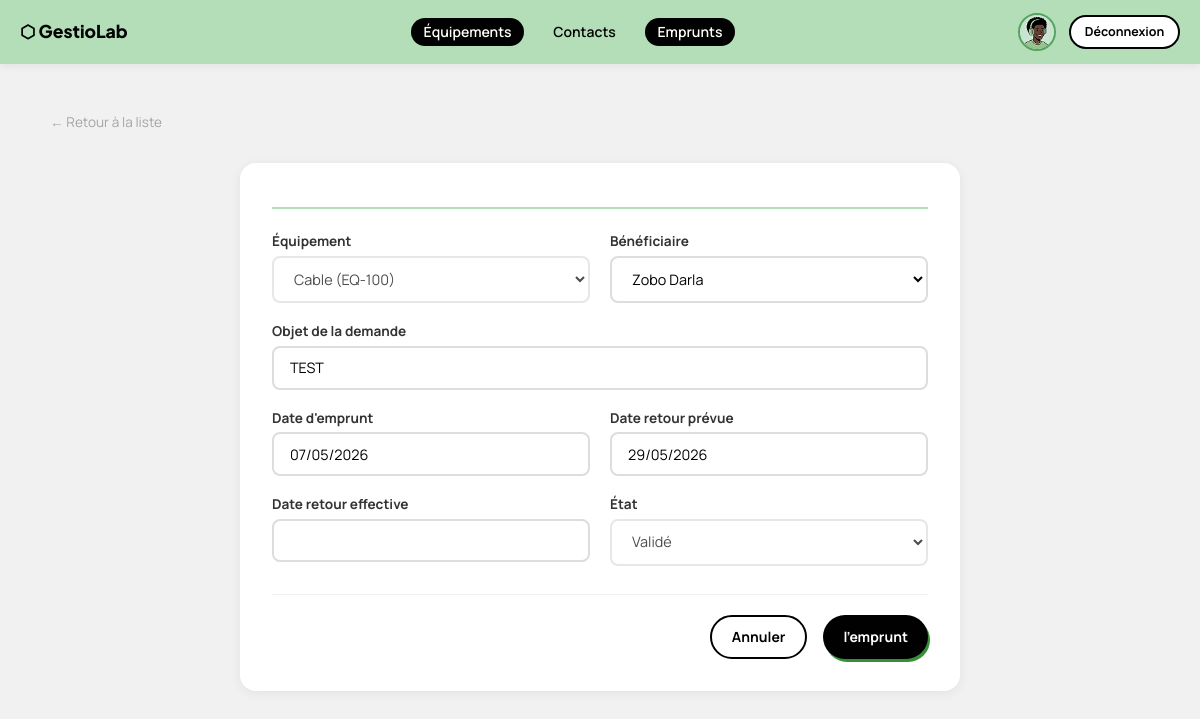
The page /emprunt/1/modifier/ (signed in) on the database its author committed.
### gestion_equipements/emprunt/models.py (models this page shows, shortened)
class Emprunt(models.Model):
    EMPRUNT_STATE = [
        ("EN_COURS", "En cours"),
        ("PLANIFIE", "Planifié"),
        ("VALIDE", "Validé"),
        ("RETOURNE", "Retourné"),
        ("EXPIRE", "Expiré"),
        ("ANNULE", "Annulé"),
        ("REFUSE", "Refusé"),
    ]
    equipement = models.ForeignKey(
        'equipements.Equipement',
        on_delete=models.CASCADE,
        related_name="emprunts"
    )
    beneficiaire = models.ForeignKey(Contact, on_delete=models.CASCADE)
    object_dmd = models.CharField(max_length=50)
    date_empr = models.DateField()  # auto_now_add=True)
    date_retour_prevu = models.DateField()
    date_retour_effect = models.DateField(null=True, blank=True)
    message_admin = models.TextField(blank=True, null=True)
    etat = models.CharField(
        max_length=20,
        choices=EMPRUNT_STATE,
        default="EN_COURS"
    )

### gestion_equipements/emprunt/views.py (the view)
# urls.py: path('<int:pk>/modifier/', views.modifier_emprunt, name='modifier_emprunt'),
@login_required
def modifier_emprunt(request, pk):
    emprunt = get_object_or_404(Emprunt, pk=pk)
    form = EmpruntModificationForm(request.POST or None,instance=emprunt)
    if form.is_valid():
        form.save()
        return redirect('liste_emprunts')
    return render(request, 'emprunt/form.html', {'form': form})

### gestion_equipements/emprunt/forms.py
class EmpruntModificationForm(forms.ModelForm):
    class Meta:
        model = Emprunt
        fields = [
            'beneficiaire',
            'date_empr',
            'date_retour_prevu',
            'date_retour_effect',
            'etat',
            'equipement',
            'object_dmd'
        ]
    def __init__(self, *args, **kwargs):
        super().__init__(*args, **kwargs)
        self.fields['equipement'].disabled = True
        self.fields['object_dmd'].disabled = True
        self.fields['date_retour_prevu'].disabled = True
        self.fields['date_retour_effect'].disabled = True
        self.fields['etat'].disabled = True

### gestion_equipements/contacts/models.py (called while the page is built)
    def __str__(self):
        return f"{self.prenom} {self.nom}"

### gestion_equipements/equipements/models.py (called while the page is built)
    def __str__(self):
        return f"{self.nom} ({self.reference})"

### gestion_equipements/emprunt/templates/emprunt/form.html (shortened to what this page needs)
{% load static %}
<!DOCTYPE html>
<html lang="fr">
<head>
  <link rel="stylesheet" href="{% static 'css/reset.css' %}">
  <link rel="stylesheet" href="{% static 'css/modules.css' %}">
</head>
<body>
<header class="header">
  <a href="#" class="header-brand">⬡ GestioLab</a>
  <nav class="header-nav">
    <a href="{% url 'liste_equipements' %}" class="active">Équipements</a>
    <a href="{% url 'liste_contacts' %}">Contacts</a>
    <a href="#" class="active">Emprunts</a>
  </nav>
  <div class="header-right">
    <img src="{% static 'assets/img/profil-picture.png' %}" alt="profil">
    <a href="{% url 'logout' %}" class="btn btn-outline btn-sm">Déconnexion</a>
  </div>
</header>
<div class="page-wrapper">
  <div class="page-title-bar">
    <div>
      <a href="{% url 'liste_emprunts' %}" style="font-size:.85rem;color:var(--c5);text-decoration:none;">← Retour à la liste</a>
    </div>
  </div>
  <div class="form-card">
    <h2>{{ titre }}</h2>
    <form method="POST" enctype="multipart/form-data">
      <div class="form-grid">
        <div class="form-group">
        <label for="{{ form.equipement.id_for_label }}">Équipement </label>
        {{ form.equipement }}
      </div>
        <div class="form-group">
          <label for="{{ form.beneficiaire.id_for_label }}">Bénéficiaire </label>
          {{ form.beneficiaire }}
        </div>
  <div class="form-group span-2">
  <label for="{{ form.object_dmd.id_for_label }}">
    Objet de la demande
  </label>
  {{ form.object_dmd }}
</div>
<div class="form-group">
  <label for="{{ form.date_empr.id_for_label }}">
    Date d'emprunt
  </label>
  {{ form.date_empr }}
</div>
<div class="form-group">
  <label for="{{ form.date_retour_prevu.id_for_label }}">
    Date retour prévue
  </label>
  {{ form.date_retour_prevu }}
</div>
<div class="form-group">
  <label for="{{ form.date_retour_effect.id_for_label }}">
    Date retour effective
  </label>
  {{ form.date_retour_effect }}
</div>
        <div class="form-group">
          <label for="{{ form.etat.id_for_label }}">État</label>
          {{ form.etat }}
        </div>
      </div>
      <div class="form-actions">
        <a href="{% url 'liste_emprunts' %}" class="btn btn-outline">
          Annuler
        </a>
        <button type="submit" class="btn btn-primary">{{ action }} l'emprunt</button>
      </div>
    </form>
  </div>
</div>
</body>
</html>

### gestion_equipements/gestion_utilisateurs/static/css/modules.css (style rules this page uses)
*, *::before, *::after { box-sizing: border-box; margin: 0; padding: 0; }
:root { --c1: #010101; --c2: #56A361; --c2d: #3d7a48; --c2l: #B3DEB7; --c3: #FFFFFF; --c4: #DFEDD9; --c5: #A5A5A5; --c6: #F7BBBA; --c7: #601C1D; --c8: #F1F1F1; --c9: #369038; --shadow: 4px 5px 0px 0px #369038; --shadow-sm: 2px 3px 0px 0px #369038; --radius: 16px; --radius-sm: 8px; --ff: 'Plus Jakarta Sans', sans-serif; --ff2: 'Manrope', sans-serif; }
body { font-family: var(--ff2); background-color: var(--c8); color: var(--c1); min-height: 100vh; }
.header { width: 100%; height: 4rem; background-color: var(--c2l); padding-inline: 1.25rem; display: flex; align-items: center; justify-content: space-between; position: sticky; top: 0; z-index: 100; box-shadow: 0 2px 8px #0001; }
.header-brand { font-family: var(--ff); font-weight: 800; font-size: 1.1rem; color: var(--c1); text-decoration: none; }
.header-nav { display: flex; align-items: center; gap: 1rem; }
.header-nav a { font-family: var(--ff2); font-size: .875rem; font-weight: 600; color: var(--c1); text-decoration: none; padding: .35rem .8rem; border-radius: 100px; transition: background .2s; }
.header-nav a:hover, .header-nav a.active { background: var(--c1); color: var(--c3); }
.header-right { display: flex; align-items: center; gap: .8rem; }
.header-right img { width: 38px; height: 38px; border-radius: 50%; border: 2px solid var(--c2); }
.page-wrapper { max-width: 1140px; margin-inline: auto; padding: 2rem 1.25rem 3rem; }
.page-title-bar { display: flex; flex-wrap: wrap; align-items: center; justify-content: space-between; gap: 1rem; margin-bottom: 1.75rem; }
.btn { display: inline-flex; align-items: center; gap: .4rem; font-family: var(--ff2); font-size: .875rem; font-weight: 700; height: 2.75rem; padding: 0 1.25rem; border-radius: 100px; border: none; cursor: pointer; text-decoration: none; transition: box-shadow .15s, transform .1s; white-space: nowrap; }
.btn-primary { background: var(--c1); color: var(--c3); box-shadow: var(--shadow-sm); }
.btn-outline { background: var(--c3); color: var(--c1); border: 2px solid var(--c1); }
.btn-sm { height: 2.1rem; padding: 0 .85rem; font-size: .78rem; }
.form-card { background: var(--c3); border-radius: var(--radius); padding: 2rem; box-shadow: 0 2px 12px #0001; max-width: 720px; margin-inline: auto; }
.form-card h2 { font-family: var(--ff); font-size: 1.4rem; font-weight: 800; margin-bottom: 1.5rem; padding-bottom: .75rem; border-bottom: 2px solid var(--c2l); }
.form-grid { display: grid; grid-template-columns: 1fr 1fr; gap: 1.25rem; }
.form-grid .span-2 { grid-column: 1 / -1; }
.form-group { display: flex; flex-direction: column; gap: .4rem; }
.form-group label { font-size: .85rem; font-weight: 700; color: #333; }
.form-Field, .form-group input, .form-group select, .form-group textarea { font-family: var(--ff2); font-size: .9rem; padding: .7rem 1rem; border: 2px solid #ddd; border-radius: var(--radius-sm); background: var(--c3); outline: none; transition: border-color .2s; width: 100%; }
.form-actions { display: flex; gap: 1rem; justify-content: flex-end; margin-top: 1.75rem; padding-top: 1.25rem; border-top: 1px solid var(--c8); }

### rows shown on the page
Emprunt: equipement "Cable (EQ-100)", beneficiaire "Zobo Darla", object_dmd "TEST", date_empr "07/05/2026", date_retour_prevu "29/05/2026", etat "Validé"
